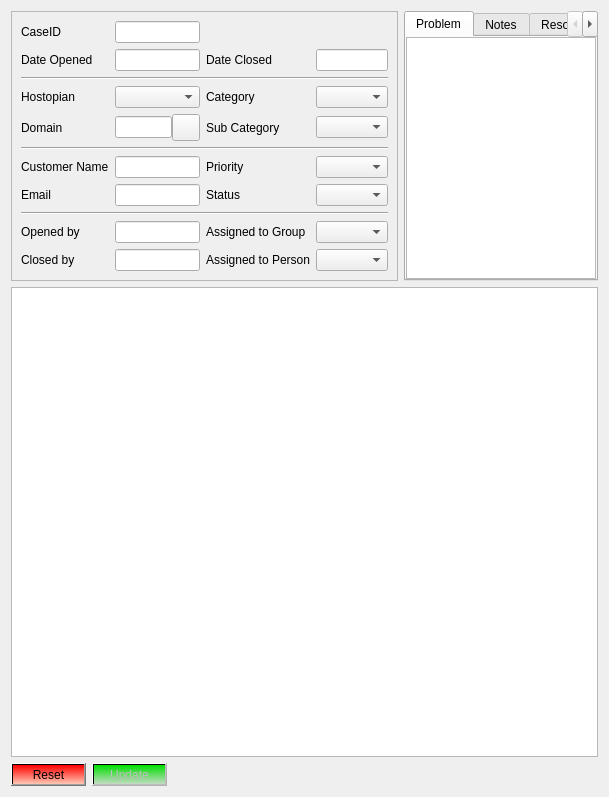
<?xml version="1.0" encoding="UTF-8"?>
<ui version="4.0">
 <class>TicketWidget</class>
 <widget class="QWidget" name="TicketWidget">
  <property name="geometry">
   <rect>
    <x>0</x>
    <y>0</y>
    <width>609</width>
    <height>797</height>
   </rect>
  </property>
  <layout class="QGridLayout" name="gridLayout">
   <item row="0" column="0">
    <widget class="QFrame" name="frame">
     <property name="sizePolicy">
      <sizepolicy hsizetype="Preferred" vsizetype="Preferred">
       <horstretch>2</horstretch>
       <verstretch>0</verstretch>
      </sizepolicy>
     </property>
     <property name="frameShape">
      <enum>QFrame::StyledPanel</enum>
     </property>
     <property name="frameShadow">
      <enum>QFrame::Raised</enum>
     </property>
     <layout class="QGridLayout" name="_2">
      <item row="0" column="0">
       <widget class="QLabel" name="label_CaseID">
        <property name="text">
         <string>CaseID</string>
        </property>
        <property name="openExternalLinks">
         <bool>true</bool>
        </property>
        <property name="textInteractionFlags">
         <set>Qt::LinksAccessibleByKeyboard|Qt::LinksAccessibleByMouse</set>
        </property>
        <property name="buddy">
         <cstring>lineEdit_CaseID</cstring>
        </property>
       </widget>
      </item>
      <item row="0" column="1">
       <widget class="QLineEdit" name="lineEdit_CaseID">
        <property name="readOnly">
         <bool>true</bool>
        </property>
       </widget>
      </item>
      <item row="1" column="0">
       <widget class="QLabel" name="label_DateOpened">
        <property name="text">
         <string>Date Opened</string>
        </property>
        <property name="buddy">
         <cstring>lineEdit_DateOpened</cstring>
        </property>
       </widget>
      </item>
      <item row="1" column="1">
       <widget class="QLineEdit" name="lineEdit_DateOpened">
        <property name="readOnly">
         <bool>true</bool>
        </property>
       </widget>
      </item>
      <item row="1" column="2">
       <widget class="QLabel" name="label_DateClosed">
        <property name="text">
         <string>Date Closed</string>
        </property>
        <property name="buddy">
         <cstring>lineEdit_DateClosed</cstring>
        </property>
       </widget>
      </item>
      <item row="1" column="3">
       <widget class="QLineEdit" name="lineEdit_DateClosed">
        <property name="readOnly">
         <bool>true</bool>
        </property>
       </widget>
      </item>
      <item row="2" column="0" colspan="4">
       <widget class="Line" name="line_1">
        <property name="orientation">
         <enum>Qt::Horizontal</enum>
        </property>
       </widget>
      </item>
      <item row="3" column="0">
       <widget class="QLabel" name="label_Hostopian">
        <property name="text">
         <string>Hostopian</string>
        </property>
        <property name="buddy">
         <cstring>comboBox_Hostopian</cstring>
        </property>
       </widget>
      </item>
      <item row="3" column="1">
       <widget class="QComboBox" name="comboBox_Hostopian"/>
      </item>
      <item row="3" column="2">
       <widget class="QLabel" name="label_Category">
        <property name="text">
         <string>Category</string>
        </property>
        <property name="buddy">
         <cstring>comboBox_Category</cstring>
        </property>
       </widget>
      </item>
      <item row="3" column="3">
       <widget class="QComboBox" name="comboBox_Category"/>
      </item>
      <item row="4" column="0">
       <widget class="QLabel" name="label_Domain">
        <property name="text">
         <string>Domain</string>
        </property>
        <property name="buddy">
         <cstring>lineEdit_Domain</cstring>
        </property>
       </widget>
      </item>
      <item row="4" column="2">
       <widget class="QLabel" name="label_SubCategory">
        <property name="text">
         <string>Sub Category</string>
        </property>
        <property name="buddy">
         <cstring>comboBox_SubCategory</cstring>
        </property>
       </widget>
      </item>
      <item row="4" column="3">
       <widget class="QComboBox" name="comboBox_SubCategory"/>
      </item>
      <item row="5" column="0" colspan="4">
       <widget class="Line" name="line_2">
        <property name="orientation">
         <enum>Qt::Horizontal</enum>
        </property>
       </widget>
      </item>
      <item row="6" column="0">
       <widget class="QLabel" name="label_CustName">
        <property name="text">
         <string>Customer Name</string>
        </property>
        <property name="buddy">
         <cstring>lineEdit_CustName</cstring>
        </property>
       </widget>
      </item>
      <item row="6" column="1">
       <widget class="QLineEdit" name="lineEdit_CustName"/>
      </item>
      <item row="6" column="2">
       <widget class="QLabel" name="label_Priority">
        <property name="text">
         <string>Priority</string>
        </property>
        <property name="buddy">
         <cstring>comboBox_Priority</cstring>
        </property>
       </widget>
      </item>
      <item row="6" column="3">
       <widget class="QComboBox" name="comboBox_Priority">
        <property name="currentIndex">
         <number>-1</number>
        </property>
       </widget>
      </item>
      <item row="7" column="0">
       <widget class="QLabel" name="label_Email">
        <property name="text">
         <string>Email</string>
        </property>
        <property name="buddy">
         <cstring>lineEdit_Email</cstring>
        </property>
       </widget>
      </item>
      <item row="7" column="1">
       <widget class="QLineEdit" name="lineEdit_Email"/>
      </item>
      <item row="7" column="2">
       <widget class="QLabel" name="label_Status">
        <property name="text">
         <string>Status</string>
        </property>
        <property name="buddy">
         <cstring>comboBox_Status</cstring>
        </property>
       </widget>
      </item>
      <item row="7" column="3">
       <widget class="QComboBox" name="comboBox_Status"/>
      </item>
      <item row="8" column="0" colspan="4">
       <widget class="Line" name="line_3">
        <property name="orientation">
         <enum>Qt::Horizontal</enum>
        </property>
       </widget>
      </item>
      <item row="9" column="0">
       <widget class="QLabel" name="label_OpenedBy">
        <property name="text">
         <string>Opened by</string>
        </property>
        <property name="buddy">
         <cstring>lineEdit_OpenedBy</cstring>
        </property>
       </widget>
      </item>
      <item row="9" column="1">
       <widget class="QLineEdit" name="lineEdit_OpenedBy">
        <property name="readOnly">
         <bool>true</bool>
        </property>
       </widget>
      </item>
      <item row="9" column="2">
       <widget class="QLabel" name="label_Group">
        <property name="text">
         <string>Assigned to Group</string>
        </property>
        <property name="buddy">
         <cstring>comboBox_Group</cstring>
        </property>
       </widget>
      </item>
      <item row="9" column="3">
       <widget class="QComboBox" name="comboBox_Group"/>
      </item>
      <item row="10" column="0">
       <widget class="QLabel" name="label_ClosedBy">
        <property name="text">
         <string>Closed by</string>
        </property>
        <property name="buddy">
         <cstring>lineEdit_ClosedBy</cstring>
        </property>
       </widget>
      </item>
      <item row="10" column="1">
       <widget class="QLineEdit" name="lineEdit_ClosedBy">
        <property name="readOnly">
         <bool>true</bool>
        </property>
       </widget>
      </item>
      <item row="10" column="2">
       <widget class="QLabel" name="label_Person">
        <property name="text">
         <string>Assigned to Person</string>
        </property>
       </widget>
      </item>
      <item row="10" column="3">
       <widget class="QComboBox" name="comboBox_Person"/>
      </item>
      <item row="0" column="3">
       <widget class="QLabel" name="label">
        <property name="text">
         <string/>
        </property>
       </widget>
      </item>
      <item row="4" column="1">
       <layout class="QHBoxLayout" name="horizontalLayout_3">
        <property name="spacing">
         <number>0</number>
        </property>
        <item>
         <widget class="QLineEdit" name="lineEdit_Domain">
          <property name="sizePolicy">
           <sizepolicy hsizetype="Expanding" vsizetype="Fixed">
            <horstretch>1</horstretch>
            <verstretch>0</verstretch>
           </sizepolicy>
          </property>
         </widget>
        </item>
        <item>
         <widget class="QToolButton" name="toolButton">
          <property name="cursor">
           <cursorShape>PointingHandCursor</cursorShape>
          </property>
          <property name="icon">
           <iconset resource="Resources.qrc">
            <normaloff>:/res/right.png</normaloff>:/res/right.png</iconset>
          </property>
          <property name="iconSize">
           <size>
            <width>20</width>
            <height>20</height>
           </size>
          </property>
         </widget>
        </item>
       </layout>
      </item>
     </layout>
    </widget>
   </item>
   <item row="0" column="1">
    <widget class="QTabWidget" name="tabWidget">
     <property name="sizePolicy">
      <sizepolicy hsizetype="Expanding" vsizetype="Expanding">
       <horstretch>1</horstretch>
       <verstretch>0</verstretch>
      </sizepolicy>
     </property>
     <property name="currentIndex">
      <number>0</number>
     </property>
     <widget class="QWidget" name="tab_1">
      <attribute name="title">
       <string>Problem</string>
      </attribute>
      <layout class="QVBoxLayout" name="verticalLayout">
       <property name="spacing">
        <number>0</number>
       </property>
       <property name="margin">
        <number>0</number>
       </property>
       <item>
        <widget class="QPlainTextEdit" name="plainTextEdit_Problem"/>
       </item>
      </layout>
     </widget>
     <widget class="QWidget" name="tab_2">
      <attribute name="title">
       <string>Notes</string>
      </attribute>
      <layout class="QVBoxLayout" name="verticalLayout_2">
       <property name="spacing">
        <number>0</number>
       </property>
       <property name="margin">
        <number>0</number>
       </property>
       <item>
        <widget class="QPlainTextEdit" name="plainTextEdit_Notes"/>
       </item>
      </layout>
     </widget>
     <widget class="QWidget" name="tab_3">
      <property name="accessibleName">
       <string/>
      </property>
      <attribute name="title">
       <string>Resolution</string>
      </attribute>
      <layout class="QVBoxLayout" name="verticalLayout_3">
       <property name="spacing">
        <number>0</number>
       </property>
       <property name="margin">
        <number>0</number>
       </property>
       <item>
        <widget class="QPlainTextEdit" name="plainTextEdit_Resolution"/>
       </item>
      </layout>
     </widget>
     <widget class="QWidget" name="tab_4">
      <attribute name="title">
       <string>Audit Trail</string>
      </attribute>
      <layout class="QVBoxLayout" name="verticalLayout_5">
       <property name="spacing">
        <number>0</number>
       </property>
       <property name="margin">
        <number>0</number>
       </property>
       <item>
        <widget class="QPlainTextEdit" name="plainTextEdit_AuditTrail"/>
       </item>
      </layout>
     </widget>
    </widget>
   </item>
   <item row="1" column="0" colspan="2">
    <widget class="QTextEdit" name="textEdit_History">
     <property name="sizePolicy">
      <sizepolicy hsizetype="Expanding" vsizetype="Expanding">
       <horstretch>0</horstretch>
       <verstretch>1</verstretch>
      </sizepolicy>
     </property>
     <property name="undoRedoEnabled">
      <bool>false</bool>
     </property>
     <property name="readOnly">
      <bool>true</bool>
     </property>
     <property name="acceptRichText">
      <bool>false</bool>
     </property>
    </widget>
   </item>
   <item row="2" column="0" colspan="2">
    <layout class="QHBoxLayout" name="horizontalLayout_4">
     <item>
      <widget class="QPushButton" name="pushButton_Reset">
       <property name="cursor">
        <cursorShape>PointingHandCursor</cursorShape>
       </property>
       <property name="styleSheet">
        <string>background: qlineargradient(spread:pad, x1:0, y1:0, x2:0, y2:1, stop:0 rgba(255, 0, 0, 255), stop:1 rgba(255, 200, 180, 255))
</string>
       </property>
       <property name="text">
        <string>Reset</string>
       </property>
      </widget>
     </item>
     <item>
      <widget class="QPushButton" name="pushButton_Update">
       <property name="enabled">
        <bool>false</bool>
       </property>
       <property name="cursor">
        <cursorShape>PointingHandCursor</cursorShape>
       </property>
       <property name="styleSheet">
        <string>background: qlineargradient(spread:pad, x1:0, y1:0, x2:0, y2:1, stop:0 rgba(0, 222, 0, 255), stop:1 rgba(195, 220, 195, 255))</string>
       </property>
       <property name="text">
        <string>Update</string>
       </property>
      </widget>
     </item>
     <item>
      <spacer name="horizontalSpacer">
       <property name="orientation">
        <enum>Qt::Horizontal</enum>
       </property>
       <property name="sizeHint" stdset="0">
        <size>
         <width>40</width>
         <height>20</height>
        </size>
       </property>
      </spacer>
     </item>
    </layout>
   </item>
  </layout>
 </widget>
 <resources>
  <include location="Resources.qrc"/>
 </resources>
 <connections/>
</ui>
